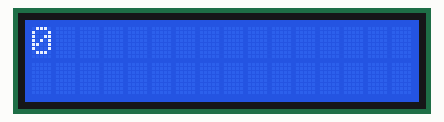
Recording of a sketch running on a simulated Arduino Uno, built with avr-gcc and run on an emulated ATmega328P. Parts: 16×2 character LCD.

Above: at 0.1 s.
At 4.1 s:
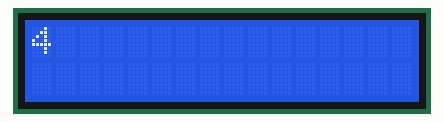
At 9.1 s:
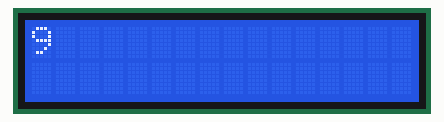
At 19.1 s:
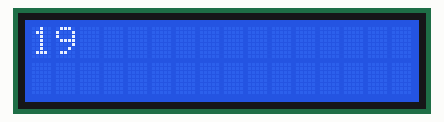
At 28.1 s:
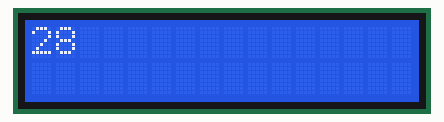
At 38.1 s:
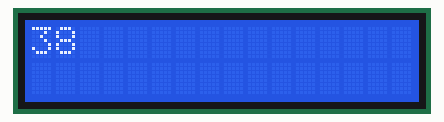

Measured:
- what the display in image 1 shows lasts 1.0 s, from 4.1 s to 5.1 s

The sketch:

lcd_1.ino
```cpp
#include <LiquidCrystal.h>
int rs=7;
int en=8;
int d4=9;
int d5=10;
int d6=11;
int d7=12;
int count =0;
LiquidCrystal lcd(rs,en,d4,d5,d6,d7);
void setup(){
  // put your setup code here, to run once:
lcd.begin(16,2);

}

void loop() {
lcd.setCursor(0,0);
lcd.print(count);
count++;
delay(1000);
// lcd.setCursor(0,1);

// lcd.print("world");

// for (int j=1;j<=100;j=j+1){
//   lcd.setCursor(0,1);
//   lcd.print(j);
//   delay(500);

// }
//  lcd.clear();
}
```
